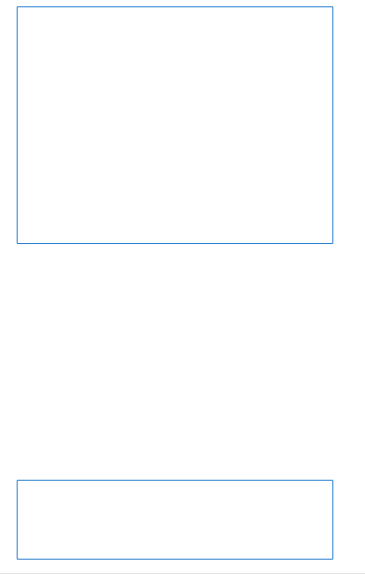

The Python source for this figure:
import shapefile #merupakan pyshp yang tadi telah diinstal
w=shapefile.Writer()  #mendeklarasikan file shapefile yang baru
w.shapeType #mengecek type dari writer yang dibuat diatas

w.field("kolom1","C") #membuat field dengan nama kolom1 dan dengan type character
w.field("kolom2","C") #membuat field dengan nama kolom2  dan dengan type character

w.record("ngek","satu") #mengisi record dari field yang telah dibuatkan
w.record("crot","dua") #mengisi record dari field yang telah dibuatkan



w.poly(parts=[[[1,3],[5,3], [5,2],[1,2], [1,3]]],shapeType=shapefile.POLYLINE) #menggunakan shapetype polyline yang dimana titik koordinat pertama akan bertemu dengan ujung nya.
w.poly(parts=[[[1,6],[5,6], [5,9],[1,9], [1,6]]],shapeType=shapefile.POLYLINE) #menggunakan shapetype polyline yang dimana titik koordinat pertama akan bertemu dengan ujung nya.
 

w.save("soal9") #yang berada didalam kurung merupakn nama file yang telah/akan di save